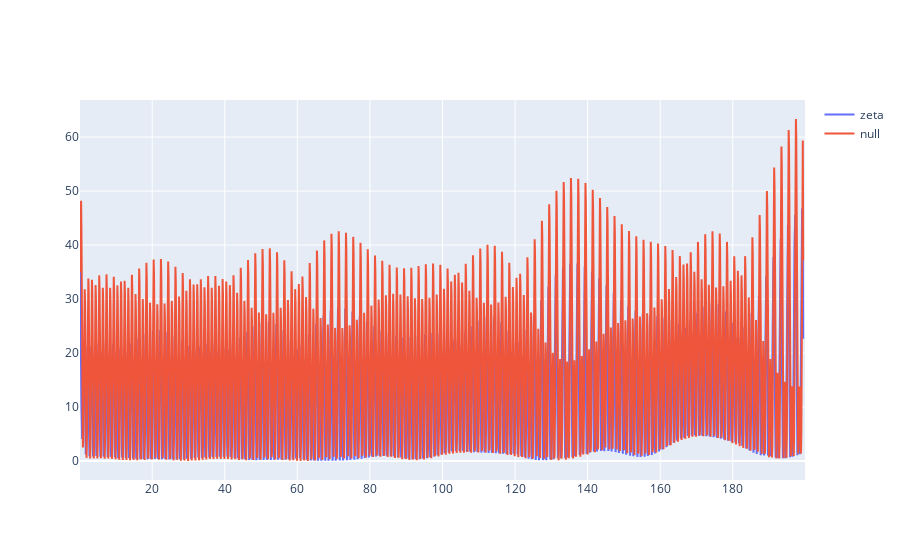

The notebook cell saved with this chart:
### Code cell
error_zeta_trace = go.Scatter(name='zeta',x=master['t'],y=error_zeta.sum(axis=1))
error_null_trace = go.Scatter(name='null',x=master['t'],y=error_null.sum(axis=1))
py.iplot([error_zeta_trace,error_null_trace])

### Figure 1 — Plotly figure (JSON) as saved in the notebook; plotly's stock layout.template omitted (floating-point values rounded to 4 significant figures; data arrays with more than 128 entries replaced by an {"elided": "..."} marker saying what was removed)
{"data": [{"name": "zeta", "type": "scatter", "x": {"elided": "1999 float values"}, "y": {"elided": "1999 float values"}}, {"name": "null", "type": "scatter", "x": {"elided": "1999 float values"}, "y": {"elided": "1999 float values"}}], "layout": {}}
